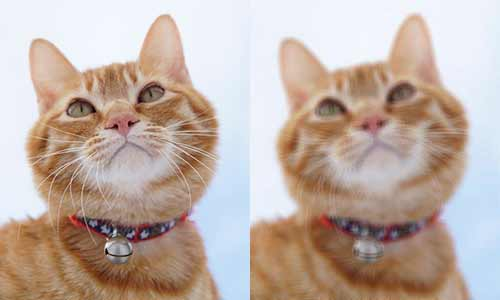
#> input picture cat.jpg, 500 x 300 px
$ python MYpil.py
#> lines starting #> are read from the running program, lines starting #| are printed output that depends on the picture
#-*-coding:utf-8-*-
from PIL import Image, ImageFilter

im = Image.open('cat.jpg')
#> im is the input picture: PIL image 500x300 RGB; mean R, G, B 192.4, 175.3, 166.4
im2 = im.filter(ImageFilter.BLUR)
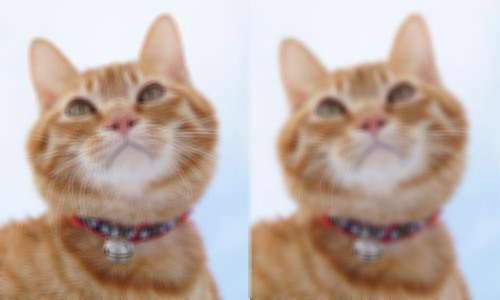
#> im2: PIL image 500x300 RGB; mean R, G, B 192.5, 175.3, 166.4
im2.save('cat_mohu.jpg', 'jpeg')

from PIL import Image, ImageDraw, ImageFont, ImageFilter
import random

# 随机字母:
def rndChar():
    return chr(random.randint(65, 90))

# 随机颜色1:
def rndColor():
    return (random.randint(64, 255), random.randint(64, 255), random.randint(64, 255))

# 随机颜色2:
def rndColor2():
    return (random.randint(32, 127), random.randint(32, 127), random.randint(32, 127))

# 240 x 60:
width = 60 * 4
height = 60
image = Image.new('RGB', (width, height), (255, 255, 255))
#> image: PIL image 240x60 RGB; every value is 255
# 创建Font对象:
font = ImageFont.truetype('./font/Arial.ttf', 36)
# 创建Draw对象:
draw = ImageDraw.Draw(image)
# 填充每个像素:
for x in range(width):
    for y in range(height):
        draw.point((x, y), fill=rndColor())
# 输出文字:
for t in range(4):
    draw.text((60 * t + 10, 10), rndChar(), font=font, fill=rndColor2())
# 模糊:
image = image.filter(ImageFilter.BLUR)
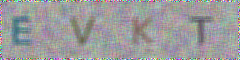
#> image: PIL image 240x60 RGB; mean R, G, B 156.1, 155.4, 156.5
image.save('code.jpg', 'jpeg');
